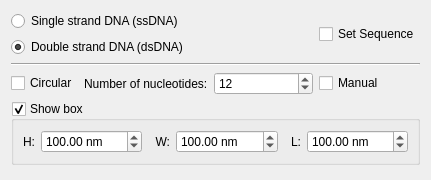
<?xml version="1.0" encoding="UTF-8"?>
<ui version="4.0">
 <class>SEDSDNACreatorEditorGUIClass</class>
 <widget class="QWidget" name="SEDSDNACreatorEditorGUIClass">
  <property name="geometry">
   <rect>
    <x>0</x>
    <y>0</y>
    <width>431</width>
    <height>180</height>
   </rect>
  </property>
  <property name="minimumSize">
   <size>
    <width>380</width>
    <height>180</height>
   </size>
  </property>
  <property name="windowTitle">
   <string/>
  </property>
  <layout class="QVBoxLayout" name="verticalLayout">
   <item>
    <layout class="QGridLayout" name="gridLayout">
     <item row="3" column="0">
      <widget class="QCheckBox" name="chkCircular">
       <property name="toolTip">
        <string>Create a circular DNA strands</string>
       </property>
       <property name="text">
        <string>Circular</string>
       </property>
      </widget>
     </item>
     <item row="3" column="2" colspan="2">
      <widget class="QSpinBox" name="spnNumberNucleotides">
       <property name="maximum">
        <number>10000</number>
       </property>
       <property name="value">
        <number>12</number>
       </property>
      </widget>
     </item>
     <item row="2" column="0" colspan="5">
      <widget class="Line" name="line">
       <property name="orientation">
        <enum>Qt::Horizontal</enum>
       </property>
      </widget>
     </item>
     <item row="0" column="0" colspan="4">
      <widget class="QRadioButton" name="rdnSSDNA">
       <property name="toolTip">
        <string>Draw single strand DNA (ssDNA)</string>
       </property>
       <property name="text">
        <string>Single strand DNA (ssDNA)</string>
       </property>
      </widget>
     </item>
     <item row="0" column="4" rowspan="2">
      <widget class="QCheckBox" name="chkSetScaffold">
       <property name="toolTip">
        <string>Check to provide the DNA sequence when drawing</string>
       </property>
       <property name="text">
        <string>Set Sequence</string>
       </property>
      </widget>
     </item>
     <item row="3" column="1">
      <widget class="QLabel" name="label_4">
       <property name="text">
        <string>Number of nucleotides:</string>
       </property>
      </widget>
     </item>
     <item row="1" column="0" colspan="4">
      <widget class="QRadioButton" name="rndDSDNA">
       <property name="toolTip">
        <string>Draw double strand DNA (dsDNA)</string>
       </property>
       <property name="text">
        <string>Double strand DNA (dsDNA)</string>
       </property>
       <property name="checked">
        <bool>true</bool>
       </property>
      </widget>
     </item>
     <item row="3" column="4">
      <widget class="QCheckBox" name="chkManual">
       <property name="text">
        <string>Manual</string>
       </property>
      </widget>
     </item>
    </layout>
   </item>
   <item>
    <widget class="QGroupBox" name="groupBoxShowBox">
     <property name="toolTip">
      <string>Show the box with the given size in the Viewport</string>
     </property>
     <property name="title">
      <string>Show box</string>
     </property>
     <property name="checkable">
      <bool>true</bool>
     </property>
     <layout class="QVBoxLayout" name="verticalLayout_2">
      <item>
       <layout class="QHBoxLayout" name="horizontalLayout">
        <item>
         <widget class="QLabel" name="label">
          <property name="sizePolicy">
           <sizepolicy hsizetype="Preferred" vsizetype="Preferred">
            <horstretch>0</horstretch>
            <verstretch>0</verstretch>
           </sizepolicy>
          </property>
          <property name="text">
           <string>H:</string>
          </property>
          <property name="alignment">
           <set>Qt::AlignRight|Qt::AlignTrailing|Qt::AlignVCenter</set>
          </property>
         </widget>
        </item>
        <item>
         <widget class="QDoubleSpinBox" name="spnBoxHeight">
          <property name="sizePolicy">
           <sizepolicy hsizetype="Expanding" vsizetype="Fixed">
            <horstretch>0</horstretch>
            <verstretch>0</verstretch>
           </sizepolicy>
          </property>
          <property name="suffix">
           <string> nm</string>
          </property>
          <property name="maximum">
           <double>10000.000000000000000</double>
          </property>
          <property name="value">
           <double>100.000000000000000</double>
          </property>
         </widget>
        </item>
        <item>
         <widget class="QLabel" name="label_2">
          <property name="sizePolicy">
           <sizepolicy hsizetype="Preferred" vsizetype="Preferred">
            <horstretch>0</horstretch>
            <verstretch>0</verstretch>
           </sizepolicy>
          </property>
          <property name="text">
           <string>  W:</string>
          </property>
          <property name="alignment">
           <set>Qt::AlignRight|Qt::AlignTrailing|Qt::AlignVCenter</set>
          </property>
         </widget>
        </item>
        <item>
         <widget class="QDoubleSpinBox" name="spnBoxWidth">
          <property name="sizePolicy">
           <sizepolicy hsizetype="Expanding" vsizetype="Fixed">
            <horstretch>0</horstretch>
            <verstretch>0</verstretch>
           </sizepolicy>
          </property>
          <property name="suffix">
           <string> nm</string>
          </property>
          <property name="maximum">
           <double>10000.000000000000000</double>
          </property>
          <property name="value">
           <double>100.000000000000000</double>
          </property>
         </widget>
        </item>
        <item>
         <widget class="QLabel" name="label_3">
          <property name="sizePolicy">
           <sizepolicy hsizetype="Preferred" vsizetype="Preferred">
            <horstretch>0</horstretch>
            <verstretch>0</verstretch>
           </sizepolicy>
          </property>
          <property name="text">
           <string>  L:</string>
          </property>
          <property name="alignment">
           <set>Qt::AlignRight|Qt::AlignTrailing|Qt::AlignVCenter</set>
          </property>
         </widget>
        </item>
        <item>
         <widget class="QDoubleSpinBox" name="spnBoxDepth">
          <property name="sizePolicy">
           <sizepolicy hsizetype="Expanding" vsizetype="Fixed">
            <horstretch>0</horstretch>
            <verstretch>0</verstretch>
           </sizepolicy>
          </property>
          <property name="suffix">
           <string> nm</string>
          </property>
          <property name="maximum">
           <double>10000.000000000000000</double>
          </property>
          <property name="value">
           <double>100.000000000000000</double>
          </property>
         </widget>
        </item>
       </layout>
      </item>
     </layout>
    </widget>
   </item>
   <item>
    <spacer name="verticalSpacer">
     <property name="orientation">
      <enum>Qt::Vertical</enum>
     </property>
     <property name="sizeHint" stdset="0">
      <size>
       <width>20</width>
       <height>40</height>
      </size>
     </property>
    </spacer>
   </item>
  </layout>
 </widget>
 <resources/>
 <connections>
  <connection>
   <sender>rdnSSDNA</sender>
   <signal>clicked(bool)</signal>
   <receiver>SEDSDNACreatorEditorGUIClass</receiver>
   <slot>onSetSSDNA(bool)</slot>
   <hints>
    <hint type="sourcelabel">
     <x>149</x>
     <y>30</y>
    </hint>
    <hint type="destinationlabel">
     <x>149</x>
     <y>49</y>
    </hint>
   </hints>
  </connection>
  <connection>
   <sender>rndDSDNA</sender>
   <signal>clicked(bool)</signal>
   <receiver>SEDSDNACreatorEditorGUIClass</receiver>
   <slot>onSetDSDNA(bool)</slot>
   <hints>
    <hint type="sourcelabel">
     <x>149</x>
     <y>66</y>
    </hint>
    <hint type="destinationlabel">
     <x>149</x>
     <y>49</y>
    </hint>
   </hints>
  </connection>
  <connection>
   <sender>groupBoxShowBox</sender>
   <signal>toggled(bool)</signal>
   <receiver>SEDSDNACreatorEditorGUIClass</receiver>
   <slot>onShowBox(bool)</slot>
   <hints>
    <hint type="sourcelabel">
     <x>225</x>
     <y>154</y>
    </hint>
    <hint type="destinationlabel">
     <x>175</x>
     <y>78</y>
    </hint>
   </hints>
  </connection>
  <connection>
   <sender>spnBoxHeight</sender>
   <signal>valueChanged(double)</signal>
   <receiver>SEDSDNACreatorEditorGUIClass</receiver>
   <slot>onChangeBoxSize()</slot>
   <hints>
    <hint type="sourcelabel">
     <x>258</x>
     <y>114</y>
    </hint>
    <hint type="destinationlabel">
     <x>175</x>
     <y>78</y>
    </hint>
   </hints>
  </connection>
  <connection>
   <sender>spnBoxWidth</sender>
   <signal>valueChanged(double)</signal>
   <receiver>SEDSDNACreatorEditorGUIClass</receiver>
   <slot>onChangeBoxSize()</slot>
   <hints>
    <hint type="sourcelabel">
     <x>258</x>
     <y>137</y>
    </hint>
    <hint type="destinationlabel">
     <x>175</x>
     <y>78</y>
    </hint>
   </hints>
  </connection>
  <connection>
   <sender>spnBoxDepth</sender>
   <signal>valueChanged(double)</signal>
   <receiver>SEDSDNACreatorEditorGUIClass</receiver>
   <slot>onChangeBoxSize()</slot>
   <hints>
    <hint type="sourcelabel">
     <x>265</x>
     <y>157</y>
    </hint>
    <hint type="destinationlabel">
     <x>179</x>
     <y>88</y>
    </hint>
   </hints>
  </connection>
  <connection>
   <sender>chkCircular</sender>
   <signal>toggled(bool)</signal>
   <receiver>SEDSDNACreatorEditorGUIClass</receiver>
   <slot>onSetCircular(bool)</slot>
   <hints>
    <hint type="sourcelabel">
     <x>47</x>
     <y>80</y>
    </hint>
    <hint type="destinationlabel">
     <x>198</x>
     <y>113</y>
    </hint>
   </hints>
  </connection>
  <connection>
   <sender>chkManual</sender>
   <signal>toggled(bool)</signal>
   <receiver>SEDSDNACreatorEditorGUIClass</receiver>
   <slot>onSetManual(bool)</slot>
   <hints>
    <hint type="sourcelabel">
     <x>351</x>
     <y>80</y>
    </hint>
    <hint type="destinationlabel">
     <x>198</x>
     <y>113</y>
    </hint>
   </hints>
  </connection>
  <connection>
   <sender>spnNumberNucleotides</sender>
   <signal>valueChanged(int)</signal>
   <receiver>SEDSDNACreatorEditorGUIClass</receiver>
   <slot>onSetNumNucleotides(int)</slot>
   <hints>
    <hint type="sourcelabel">
     <x>270</x>
     <y>80</y>
    </hint>
    <hint type="destinationlabel">
     <x>198</x>
     <y>113</y>
    </hint>
   </hints>
  </connection>
  <connection>
   <sender>chkSetScaffold</sender>
   <signal>toggled(bool)</signal>
   <receiver>SEDSDNACreatorEditorGUIClass</receiver>
   <slot>onSetSequence(bool)</slot>
   <hints>
    <hint type="sourcelabel">
     <x>385</x>
     <y>36</y>
    </hint>
    <hint type="destinationlabel">
     <x>225</x>
     <y>126</y>
    </hint>
   </hints>
  </connection>
 </connections>
 <slots>
  <slot>onSetSSDNA(bool)</slot>
  <slot>onSetDSDNA(bool)</slot>
  <slot>onShowBox(bool)</slot>
  <slot>onChangeBoxSize()</slot>
  <slot>onSetCircular(bool)</slot>
  <slot>onSetManual(bool)</slot>
  <slot>onSetNumNucleotides(int)</slot>
  <slot>onSetSequence(bool)</slot>
 </slots>
</ui>
